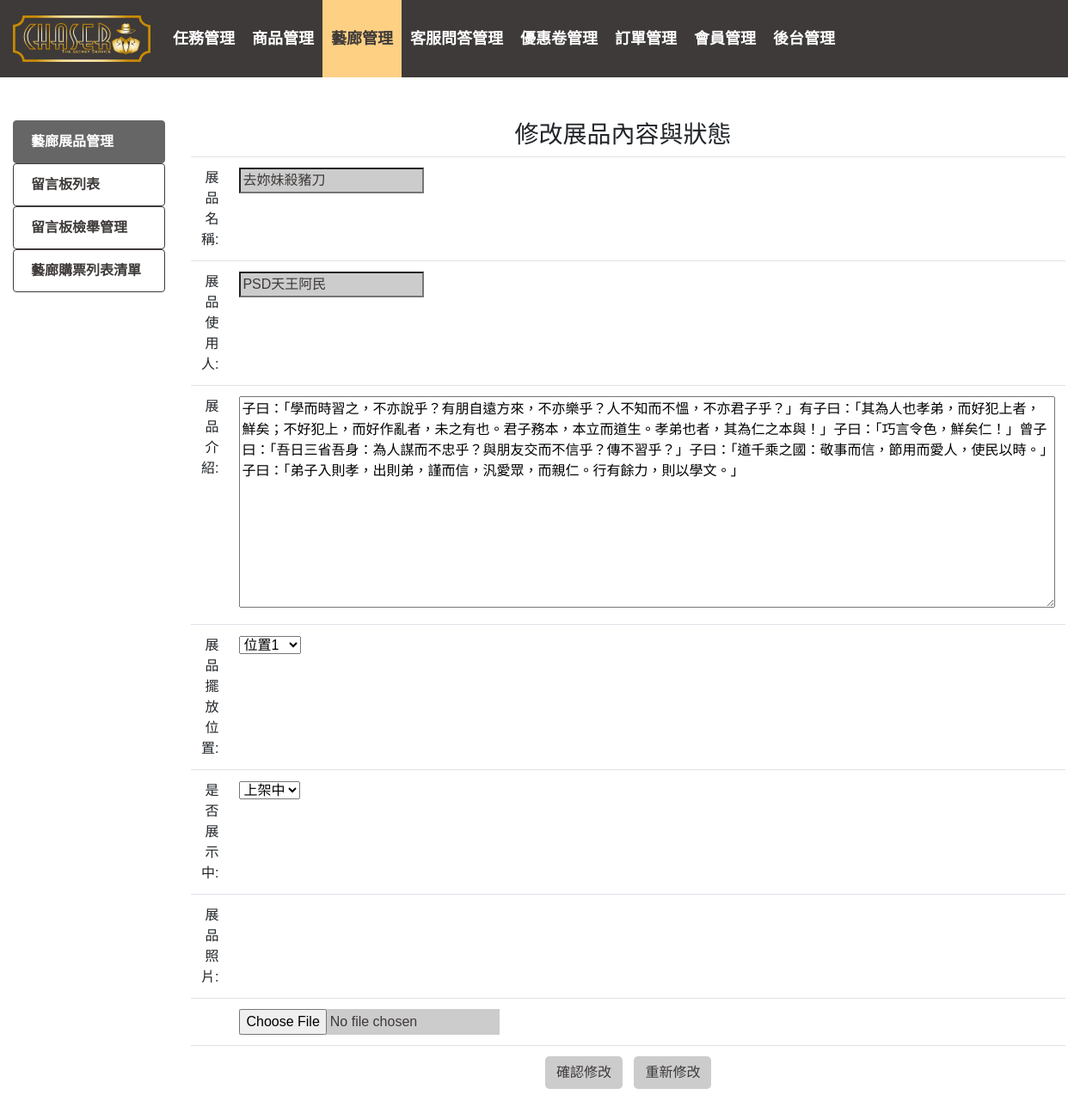
/gallery-edit.php?picid=1, run on the app's committed database.
### tables this page shows
CREATE TABLE `gallery` (
  `picid` int(50) UNSIGNED NOT NULL,
  `positionno` int(2) UNSIGNED NOT NULL DEFAULT '0',
  `pictitle` varchar(50) NOT NULL DEFAULT '0',
  `picuser` varchar(50) NOT NULL DEFAULT '0',
  `piccontent` varchar(350) NOT NULL DEFAULT '0',
  `imgname` varchar(50) NOT NULL DEFAULT '0',
  `upordown` int(1) UNSIGNED NOT NULL DEFAULT '0',
  `addtime` date NOT NULL
);

### gallery-edit.php (the view, shortened to what this page needs)
<?php
    require_once "connection.php";
    $sql = "select * from gallery where picid={$_GET['picid']}";
    $stmt = $pdo->query($sql);
    $result = $stmt->fetch(PDO::FETCH_ASSOC);
    if ($result > 0) {
        $gallery = $result;
    } else {
        die("沒有找到要修改的展品！");
    }
?>
<!DOCTYPE html>
<html lang="zh-tw">
<head>
    <link rel="stylesheet" href="css\bootstrap-scss\bootstrap.css" />
    <link rel="stylesheet" href="https://use.fontawesome.com/releases/v5.6.3/css/all.css">
    <link rel="stylesheet" href="css/backstage/backstage_common.css">
    <link rel="stylesheet" href="css/backstage/gallery-backstage.min.css" />
</head>
<body>
     <?php include_once 'backstage_navbar.php';?>
    <div class="container-fluid main5">
        <div class="row">
            <div class="col-2">
                <ul class="list-group">
                    <a href="gallery_backstage_1.php" class="" id="" name=""><li class="list-group-item active">藝廊展品管理</li></a>
                    <a href="gallery_backstage_2.php" class="" id="" name=""><li class="list-group-item">留言板列表</li></a>
                    <a href="gallery_backstage_3.php" class="" id="" name=""><li class="list-group-item">留言板檢舉管理</li></a>
                    <a href="gallery_backstage_4.php" class="" id="" name=""><li class="list-group-item">藝廊購票列表清單</li></a>
                </ul>
            </div>
            <div class="col-10">
            <center>
                <h3>修改展品內容與狀態</h3>
                <form action="gallery-action.php?action=update" method="post" enctype="multipart/form-data">
                    <table width="300" border="0" class="table">
                        <tr>
                            <td align="right">展品名稱:</td>
                            <td><input type="text" name="pictitle" value="<?=$gallery['pictitle'];?>"/></td>
                        </tr>
                        <tr>
                            <td align="right" valign="top">展品使用人:</td>
                            <td><input type="text" name="picuser" value="<?=$gallery['picuser'];?>"/></td>
                        </tr>
                        <tr>
                            <td align="right" valign="top">展品介紹:</td>
                            <td><textarea cols="100" rows="10" name="piccontent"><?=$gallery['piccontent'];?></textarea></td>
                        </tr>
                        <tr>
                            <td align="right">展品擺放位置:</td>
                            <td>
                                <select name="positionno">
                                    <option value="1" <?php if ($gallery['positionno'] == 1) {echo 'selected';}?>>位置1</option>
                                </select>
                            </td>
                        </tr>
                        <tr>
                            <td align="right" valign="top">是否展示中:</td>
                            <td>
                                <select name="upordown">
                                    <option value="1" <?php if ($gallery['upordown'] == 1) {echo 'selected';}?>>上架中</option>
                                </select>
                            </td>
                        </tr>
                        <tr>
                            <td align="right">展品照片:</td>
                            <td><img src="images/gallery-img/gallery-uploadpic-file/<?=$gallery['imgname'];?>" width="150" alt=""></td>
                        </tr>
                        <tr>
                            <td><input type="hidden" name="imgname" value="<?=$gallery['imgname'];?>"/></td>
                            <td colspan="2" align="left">
                                <input type="file" name="upImg">
                            </td>
                        </tr>
                        <tr>
                            <td colspan="2" align="center">
                                <input type="submit" class="btn" value="確認修改"/>&nbsp;&nbsp;
                                <input type="reset" class="btn" value="重新修改"/>
                            </td>
                        </tr>
                    </table>
                </form>
		    </center>
        </div>
    </div>
</body>
</html>

### css/backstage/backstage_common.css (style rules this page uses)
html { height: 100%; }
body { font-family: Arial, 'LiHei Pro', 微軟正黑體, "Microsoft JhengHei", sans-serif; position: relative; min-height: 100%; }
.list-group-item { border: 1px solid #3E3A39; color: #3E3A39; font-weight: 700; }
.list-group-item.active { background-color: #666; border-color: #666; color: #fff; }

### data on the page
gallery: pictitle "去妳妹殺豬刀", picuser "PSD天王阿民", piccontent "子曰：「學而時習之，不亦說乎？有朋自遠方來，不亦樂乎？人不知而不慍，不亦君子乎？」有子曰：「其為人也孝弟，而好犯上者，鮮矣；不好犯上，而好作亂者，未之有也。君子務本，本立而道生。孝弟也者，其為仁之本與！」子曰：「巧言令色，鮮矣仁！」曾子曰：「吾日三省吾身：為人謀而不忠乎？與朋友交而不信乎？傳不習乎？」子曰：「道千乘之國：敬事而信，節用而愛人，使民以時。」子曰：「弟子入則孝，出則弟，謹而信，汎愛眾，而親仁。行有餘力，則以學文。」", positionno "位置1", upordown "上架中"
